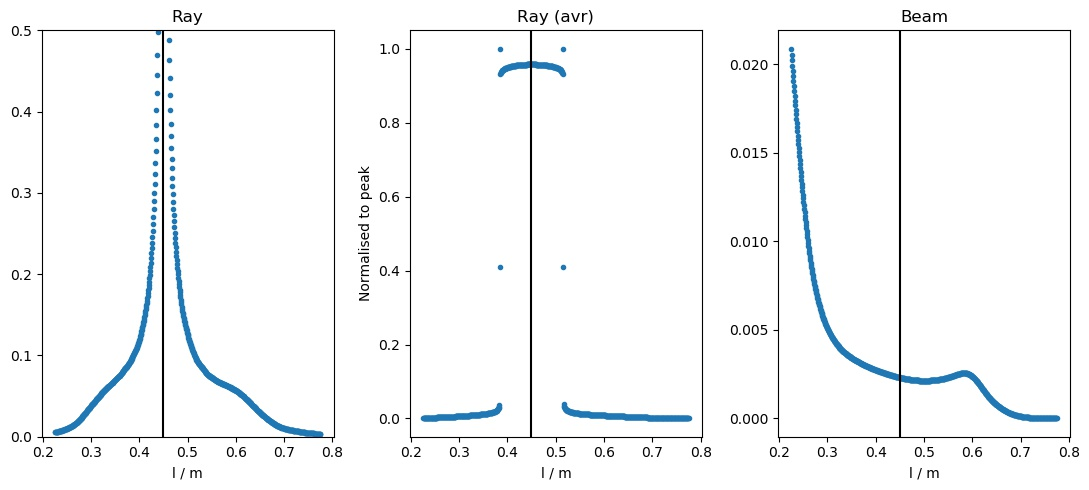

Here is the Python script that generated this plot:
# -*- coding: utf-8 -*-
"""
Created on Sun Sep 27 08:37:48 2020

@author: VH Chen
"""

import numpy as np
import matplotlib.pyplot as plt
from scipy.integrate import simps


loadfile = np.load('analysis_output.npz')
localisation_piece = loadfile['localisation_piece']
cutoff_index = loadfile['cutoff_index']
RZ_distance_along_line = loadfile['RZ_distance_along_line']
k_perp_1_backscattered = loadfile['k_perp_1_backscattered']
Psi_xx_output = loadfile['Psi_xx_output']
Psi_xy_output = loadfile['Psi_xy_output']
Psi_yy_output = loadfile['Psi_yy_output']
M_xx_output = loadfile['M_xx_output']
M_xy_output = loadfile['M_xy_output']
M_yy_output = loadfile['M_yy_output']
loadfile.close()

start_index = 50
end_index = 600

# Ray: Localisation vs distance
moving_int_localisation_piece = np.zeros((end_index-start_index))
window = 2
for ii in range(0,(end_index-start_index)):
    moving_int_localisation_piece[ii] = simps(abs(k_perp_1_backscattered[start_index+ii-window:start_index+ii+window])) / (RZ_distance_along_line[start_index+ii+window] - RZ_distance_along_line[start_index+ii-window])


plt.figure(figsize=(11.0, 5.0))
plt.subplot(1,3,1)
plt.plot(RZ_distance_along_line[start_index:end_index],localisation_piece[start_index:end_index],'.')
plt.axvline(RZ_distance_along_line[cutoff_index],color='k')
plt.ylim([0, 0.1])
plt.xlabel('l / m') # x-direction
#plt.title(r'$\frac{g^2_{ant}}{|g \frac{\rmd K}{\rmd \tau} |}$')
plt.title('Ray')


plt.subplot(1,3,2)
plt.plot(RZ_distance_along_line[start_index:end_index],moving_int_localisation_piece/moving_int_localisation_piece.max(),'.')
plt.axvline(RZ_distance_along_line[cutoff_index],color='k')
plt.ylabel('Normalised to peak')
plt.xlabel('l / m') # x-direction

#plt.title('Moving average of ' + r'$\frac{g^2_{ant}}{|g \frac{\rmd K}{\rmd \tau} |}$')
plt.title('Ray (avr)')



# Beam: Localisation vs distance
numberOfDataPoints = len(M_xx_output)             
M_w = np.zeros([numberOfDataPoints,2,2],dtype='complex128')
M_w[:,0,0] = M_xx_output
M_w[:,1,1] = M_yy_output
M_w[:,1,0] = M_xy_output
M_w[:,0,1] = M_w[:,1,0]

Psi_w = np.zeros([numberOfDataPoints,2,2],dtype='complex128')
Psi_w[:,0,0] = Psi_xx_output
Psi_w[:,1,1] = Psi_yy_output
Psi_w[:,1,0] = Psi_xy_output
Psi_w[:,0,1] = Psi_w[:,1,0]
         
beam_localisation_piece = np.linalg.det(np.imag(Psi_w)) / abs(np.linalg.det(M_w))



plt.subplot(1,3,3)
plt.plot(RZ_distance_along_line[start_index:end_index],beam_localisation_piece[start_index:end_index],'.')
plt.axvline(RZ_distance_along_line[cutoff_index],color='k')
plt.title('Beam')
plt.xlabel('l / m') # x-direction
plt.tight_layout()
plt.savefig('Localisation', bbox_inches='tight')
plt.savefig('Localisation.eps', format='eps', bbox_inches='tight')



#
##Localisation vs k
##k_perp_1_backscattered_truncated = k_perp_1_backscattered[start_index:end_index]
##k_perp_1_min = k_perp_1_backscattered_truncated.min()
##k_perp_1_max = k_perp_1_backscattered_truncated.max()
##k_perp_1_array = np.linspace(k_perp_1_min,k_perp_1_max,1000)
#
#localisation_piece_a = localisation_piece[start_index:cutoff_index]
#localisation_piece_b = localisation_piece[cutoff_index:end_index]
#k_perp_1_a = k_perp_1_backscattered[start_index:cutoff_index]
#
#moving_int_localisation_piece_a = np.zeros(len(localisation_piece_a))
#for ii in range(0,len(localisation_piece_a)):
#    moving_int_localisation_piece_a[ii] = simps(k_perp_1_backscattered[start_index+ii-2:start_index+ii+2]) / (k_perp_1_backscattered[start_index+ii+2] - k_perp_1_backscattered[start_index+ii-2])
#    
#    
#plt.figure()
#plt.plot(k_perp_1_a,moving_int_localisation_piece_a)    
#    
#plt.figure()
#plt.plot(k_perp_1_backscattered[start_index:cutoff_index],localisation_piece[start_index:cutoff_index],'g.')
#plt.plot(k_perp_1_backscattered[cutoff_index:end_index],localisation_piece[cutoff_index:end_index],'b.')
#
#plt.title(r'$\frac{g^2_{ant}}{|g \frac{\rmd K}{\rmd \tau} |}$')
